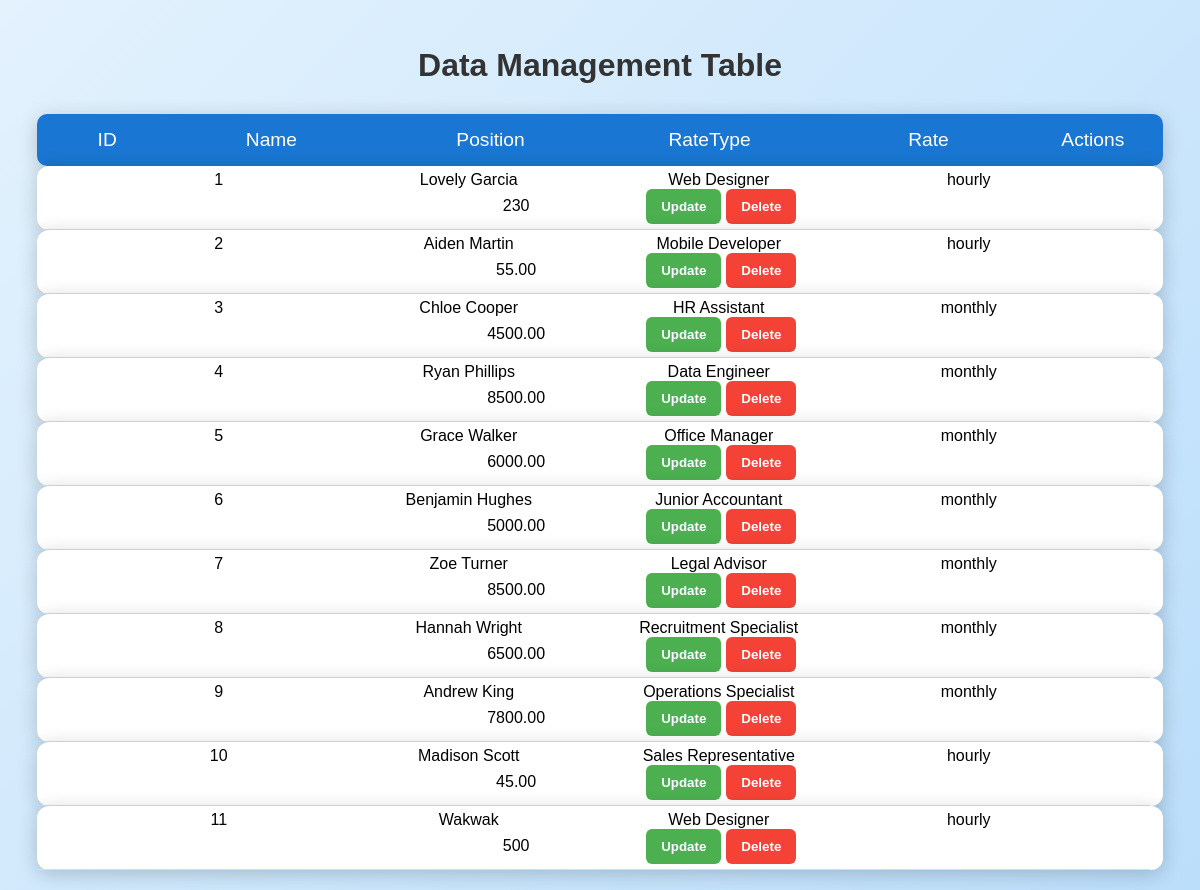
Page /table.php on the committed database.
### tables this page shows
CREATE TABLE `employees` (
  `EmployeeID` int(30) NOT NULL,
  `Name` varchar(30) DEFAULT NULL,
  `Position` varchar(30) DEFAULT NULL,
  `RateType` varchar(30) DEFAULT NULL,
  `Rate` varchar(30) DEFAULT NULL
);

### table.php (the view, shortened to what this page needs)
<!DOCTYPE html>
<html lang="en">
<head>
</head>
<body>
<h2>Data Management Table</h2>
<div class="table-container">
    <div class="table-header">
        <div style="display: flex; justify-content: space-between; align-items: center;">
            <span style="flex: 1;">ID</span>
            <span style="flex: 2;">Name</span>
            <span style="flex: 2;">Position</span>
            <span style="flex: 2;">RateType</span>
            <span style="flex: 2;">Rate</span>
            <span style="flex: 1;">Actions</span>
        </div>
    </div>
</div>
        <?php
        $servername = "localhost";
        $username = "root";
        $password = "";
        $dbname = "payroll";
        $conn = new mysqli($servername, $username, $password, $dbname);
        $sql = $conn->prepare("SELECT * FROM employees");
        $sql->execute();
        $result = $sql->get_result();
        if ($result->num_rows > 0) {
            $rows = $result->fetch_all(MYSQLI_ASSOC);
            foreach ($rows as $row) {
                echo ' <div class="table-container">
    <div class="table-row">
        <div class="table-cell">' . $row["EmployeeID"] . '</div>
        <div class="table-cell">' . $row["Name"] . '</div>
        <div class="table-cell">' . $row["Position"] . '</div>
        <div class="table-cell">' . $row["RateType"] . '</div>
        <div class="table-cell">' . $row["Rate"] . '
        </div>
        <form method="POST" action="updatef1.php">
            <button class="button update">Update</button>
            <input type="hidden" name="id" value=" '.$row["EmployeeID"].'" required></input>
        </form>
        <form method="POST" action="delete.php">
            <button class="button delete">Delete</button>
            <input type="hidden" name="id" value=" '.$row["EmployeeID"].'" required></input>
        </form>
        </div>
    </div>
            ';
            }
        }
        ?>
</body>
</html>

### table.php (style rules this page uses)
body { font-family: 'Arial', sans-serif; margin: 0; padding: 20px; background: linear-gradient(135deg, #e3f2fd, #bbdefb); display: flex; justify-content: center; align-items: center; flex-direction: column; }
h2 { text-align: center; color: #333; margin-bottom: 30px; font-size: 2em; }
.table-container { width: 97%; height: auto; box-shadow: 0 4px 20px rgba(0, 0, 0, 0.2); border-radius: 12px; background: white; animation: fadeIn 1s forwards; }
.table-header { background-color: #1976d2; color: white; padding: 15px; text-align: center; font-size: 1.2em; border-radius: 10px; }
.table-row { width: 98%; height: auto; border-bottom: 1px solid #ddd; padding: 5px; display: flex; justify-content: center; align-items: center; transition: background-color 0.2s; flex-wrap: wrap; }
.table-cell { flex-basis: 250px; text-align: center; }
.button { padding: 10px 15px; border: none; border-radius: 6px; color: white; font-weight: bold; cursor: pointer; transition: background-color 0.3s, transform 0.2s; margin-left: 5px; }
.update { background-color: #4caf50; }
.delete { background-color: #f44336; }

### rows in the picture
employees: EmployeeID "1", Name "Lovely Garcia", Position "Web Designer", RateType "hourly", Rate "230"
employees: EmployeeID "2", Name "Aiden Martin", Position "Mobile Developer", RateType "hourly", Rate "55.00"
employees: EmployeeID "3", Name "Chloe Cooper", Position "HR Assistant", RateType "monthly", Rate "4500.00"
employees: EmployeeID "4", Name "Ryan Phillips", Position "Data Engineer", RateType "monthly", Rate "8500.00"
employees: EmployeeID "5", Name "Grace Walker", Position "Office Manager", RateType "monthly", Rate "6000.00"
employees: EmployeeID "6", Name "Benjamin Hughes", Position "Junior Accountant", RateType "monthly", Rate "5000.00"
employees: EmployeeID "7", Name "Zoe Turner", Position "Legal Advisor", RateType "monthly", Rate "8500.00"
employees: EmployeeID "8", Name "Hannah Wright", Position "Recruitment Specialist", RateType "monthly", Rate "6500.00"
employees: EmployeeID "9", Name "Andrew King", Position "Operations Specialist", RateType "monthly", Rate "7800.00"
employees: EmployeeID "10", Name "Madison Scott", Position "Sales Representative", RateType "hourly", Rate "45.00"
employees: EmployeeID "11", Name "Wakwak", Position "Web Designer", RateType "hourly", Rate "500"
